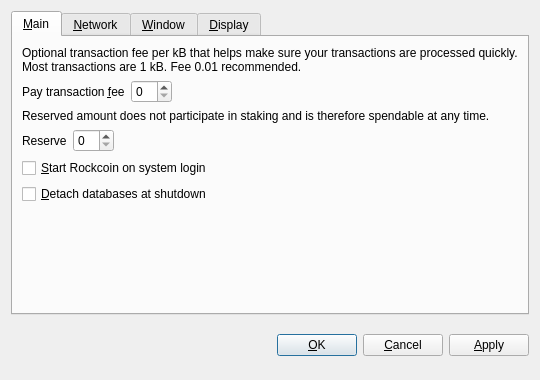
<?xml version="1.0" encoding="UTF-8"?>
<ui version="4.0">
 <class>OptionsDialog</class>
 <widget class="QDialog" name="OptionsDialog">
  <property name="geometry">
   <rect>
    <x>0</x>
    <y>0</y>
    <width>540</width>
    <height>380</height>
   </rect>
  </property>
  <property name="windowTitle">
   <string>Options</string>
  </property>
  <property name="modal">
   <bool>true</bool>
  </property>
  <layout class="QVBoxLayout" name="verticalLayout">
   <item>
    <widget class="QTabWidget" name="tabWidget">
     <property name="tabPosition">
      <enum>QTabWidget::North</enum>
     </property>
     <property name="currentIndex">
      <number>0</number>
     </property>
     <widget class="QWidget" name="tabMain">
      <attribute name="title">
       <string>&amp;Main</string>
      </attribute>
      <layout class="QVBoxLayout" name="verticalLayout_Main">
       <item>
        <widget class="QLabel" name="transactionFeeInfoLabel">
         <property name="text">
          <string>Optional transaction fee per kB that helps make sure your transactions are processed quickly. Most transactions are 1 kB. Fee 0.01 recommended.</string>
         </property>
         <property name="textFormat">
          <enum>Qt::PlainText</enum>
         </property>
         <property name="wordWrap">
          <bool>true</bool>
         </property>
        </widget>
       </item>
       <item>
        <layout class="QHBoxLayout" name="horizontalLayoutFee">
         <item>
          <widget class="QLabel" name="transactionFeeLabel">
           <property name="text">
            <string>Pay transaction &amp;fee</string>
           </property>
           <property name="textFormat">
            <enum>Qt::PlainText</enum>
           </property>
           <property name="buddy">
            <cstring>transactionFee</cstring>
           </property>
          </widget>
         </item>
         <item>
          <widget class="BitcoinAmountField" name="transactionFee"/>
         </item>
         <item>
          <spacer name="horizontalSpacerFee">
           <property name="orientation">
            <enum>Qt::Horizontal</enum>
           </property>
           <property name="sizeHint" stdset="0">
            <size>
             <width>40</width>
             <height>20</height>
            </size>
           </property>
          </spacer>
         </item>
        </layout>
       </item>
       <item>
        <widget class="QLabel" name="reserveBalanceInfoLabel">
         <property name="text">
          <string>Reserved amount does not participate in staking and is therefore spendable at any time.</string>
         </property>
         <property name="textFormat">
          <enum>Qt::PlainText</enum>
         </property>
         <property name="wordWrap">
          <bool>true</bool>
         </property>
        </widget>
       </item>
       <item>
        <layout class="QHBoxLayout" name="horizontalLayoutReserveBalance">
         <item>
          <widget class="QLabel" name="reserveBalanceLabel">
           <property name="text">
            <string>Reserve</string>
           </property>
           <property name="textFormat">
            <enum>Qt::PlainText</enum>
           </property>
           <property name="buddy">
            <cstring>reserveBalance</cstring>
           </property>
          </widget>
         </item>
         <item>
          <widget class="BitcoinAmountField" name="reserveBalance"/>
         </item>
         <item>
          <spacer name="horizontalSpacerReserveBalance">
           <property name="orientation">
            <enum>Qt::Horizontal</enum>
           </property>
           <property name="sizeHint" stdset="0">
            <size>
             <width>40</width>
             <height>20</height>
            </size>
           </property>
          </spacer>
         </item>
        </layout>
       </item>
       <item>
        <widget class="QCheckBox" name="bitcoinAtStartup">
         <property name="toolTip">
          <string>Automatically start Rockcoin after logging in to the system.</string>
         </property>
         <property name="text">
          <string>&amp;Start Rockcoin on system login</string>
         </property>
        </widget>
       </item>
       <item>
        <widget class="QCheckBox" name="detachDatabases">
         <property name="toolTip">
          <string>Detach block and address databases at shutdown. This means they can be moved to another data directory, but it slows down shutdown. The wallet is always detached.</string>
         </property>
         <property name="text">
          <string>&amp;Detach databases at shutdown</string>
         </property>
        </widget>
       </item>
       <item>
        <spacer name="verticalSpacer_Main">
         <property name="orientation">
          <enum>Qt::Vertical</enum>
         </property>
         <property name="sizeHint" stdset="0">
          <size>
           <width>20</width>
           <height>40</height>
          </size>
         </property>
        </spacer>
       </item>
      </layout>
     </widget>
     <widget class="QWidget" name="tabNetwork">
      <attribute name="title">
       <string>&amp;Network</string>
      </attribute>
      <layout class="QVBoxLayout" name="verticalLayout_Network">
       <item>
        <widget class="QCheckBox" name="mapPortUpnp">
         <property name="toolTip">
          <string>Automatically open the Rockcoin client port on the router. This only works when your router supports UPnP and it is enabled.</string>
         </property>
         <property name="text">
          <string>Map port using &amp;UPnP</string>
         </property>
        </widget>
       </item>
       <item>
        <widget class="QCheckBox" name="connectSocks">
         <property name="toolTip">
          <string>Connect to the Rockcoin network through a SOCKS proxy (e.g. when connecting through Tor).</string>
         </property>
         <property name="text">
          <string>&amp;Connect through SOCKS proxy:</string>
         </property>
        </widget>
       </item>
       <item>
        <layout class="QHBoxLayout" name="horizontalLayout_Network">
         <item>
          <widget class="QLabel" name="proxyIpLabel">
           <property name="text">
            <string>Proxy &amp;IP:</string>
           </property>
           <property name="textFormat">
            <enum>Qt::PlainText</enum>
           </property>
           <property name="buddy">
            <cstring>proxyIp</cstring>
           </property>
          </widget>
         </item>
         <item>
          <widget class="QValidatedLineEdit" name="proxyIp">
           <property name="maximumSize">
            <size>
             <width>140</width>
             <height>16777215</height>
            </size>
           </property>
           <property name="toolTip">
            <string>IP address of the proxy (e.g. 127.0.0.1)</string>
           </property>
          </widget>
         </item>
         <item>
          <widget class="QLabel" name="proxyPortLabel">
           <property name="text">
            <string>&amp;Port:</string>
           </property>
           <property name="textFormat">
            <enum>Qt::PlainText</enum>
           </property>
           <property name="buddy">
            <cstring>proxyPort</cstring>
           </property>
          </widget>
         </item>
         <item>
          <widget class="QLineEdit" name="proxyPort">
           <property name="maximumSize">
            <size>
             <width>55</width>
             <height>16777215</height>
            </size>
           </property>
           <property name="toolTip">
            <string>Port of the proxy (e.g. 9050)</string>
           </property>
          </widget>
         </item>
         <item>
          <widget class="QLabel" name="socksVersionLabel">
           <property name="text">
            <string>SOCKS &amp;Version:</string>
           </property>
           <property name="textFormat">
            <enum>Qt::PlainText</enum>
           </property>
           <property name="buddy">
            <cstring>socksVersion</cstring>
           </property>
          </widget>
         </item>
         <item>
          <widget class="QValueComboBox" name="socksVersion">
           <property name="toolTip">
            <string>SOCKS version of the proxy (e.g. 5)</string>
           </property>
          </widget>
         </item>
         <item>
          <spacer name="horizontalSpacer_Network">
           <property name="orientation">
            <enum>Qt::Horizontal</enum>
           </property>
           <property name="sizeHint" stdset="0">
            <size>
             <width>40</width>
             <height>20</height>
            </size>
           </property>
          </spacer>
         </item>
        </layout>
       </item>
       <item>
        <spacer name="verticalSpacer_Network">
         <property name="orientation">
          <enum>Qt::Vertical</enum>
         </property>
         <property name="sizeHint" stdset="0">
          <size>
           <width>20</width>
           <height>40</height>
          </size>
         </property>
        </spacer>
       </item>
      </layout>
     </widget>
     <widget class="QWidget" name="tabWindow">
      <attribute name="title">
       <string>&amp;Window</string>
      </attribute>
      <layout class="QVBoxLayout" name="verticalLayout_Window">
       <item>
        <widget class="QCheckBox" name="minimizeToTray">
         <property name="toolTip">
          <string>Show only a tray icon after minimizing the window.</string>
         </property>
         <property name="text">
          <string>&amp;Minimize to the tray instead of the taskbar</string>
         </property>
        </widget>
       </item>
       <item>
        <widget class="QCheckBox" name="minimizeOnClose">
         <property name="toolTip">
          <string>Minimize instead of exit the application when the window is closed. When this option is enabled, the application will be closed only after selecting Quit in the menu.</string>
         </property>
         <property name="text">
          <string>M&amp;inimize on close</string>
         </property>
        </widget>
       </item>
       <item>
        <spacer name="verticalSpacer_Window">
         <property name="orientation">
          <enum>Qt::Vertical</enum>
         </property>
         <property name="sizeHint" stdset="0">
          <size>
           <width>20</width>
           <height>40</height>
          </size>
         </property>
        </spacer>
       </item>
      </layout>
     </widget>
     <widget class="QWidget" name="tabDisplay">
      <attribute name="title">
       <string>&amp;Display</string>
      </attribute>
      <layout class="QVBoxLayout" name="verticalLayout_Display">
       <item>
        <layout class="QHBoxLayout" name="horizontalLayout_1_Display">
         <item>
          <widget class="QLabel" name="langLabel">
           <property name="text">
            <string>User Interface &amp;language:</string>
           </property>
           <property name="textFormat">
            <enum>Qt::PlainText</enum>
           </property>
           <property name="buddy">
            <cstring>lang</cstring>
           </property>
          </widget>
         </item>
         <item>
          <widget class="QValueComboBox" name="lang">
           <property name="toolTip">
            <string>The user interface language can be set here. This setting will take effect after restarting Rockcoin.</string>
           </property>
          </widget>
         </item>
        </layout>
       </item>
       <item>
        <layout class="QHBoxLayout" name="horizontalLayout_2_Display">
         <item>
          <widget class="QLabel" name="unitLabel">
           <property name="text">
            <string>&amp;Unit to show amounts in:</string>
           </property>
           <property name="textFormat">
            <enum>Qt::PlainText</enum>
           </property>
           <property name="buddy">
            <cstring>unit</cstring>
           </property>
          </widget>
         </item>
         <item>
          <widget class="QValueComboBox" name="unit">
           <property name="toolTip">
            <string>Choose the default subdivision unit to show in the interface and when sending coins.</string>
           </property>
          </widget>
         </item>
        </layout>
       </item>
       <item>
        <widget class="QCheckBox" name="displayAddresses">
         <property name="toolTip">
          <string>Whether to show Rockcoin addresses in the transaction list or not.</string>
         </property>
         <property name="text">
          <string>&amp;Display addresses in transaction list</string>
         </property>
        </widget>
       </item>
       <item>
        <widget class="QCheckBox" name="coinControlFeatures">
         <property name="toolTip">
          <string>Whether to show coin control features or not.</string>
         </property>
         <property name="text">
          <string>Display coin &amp;control features (experts only!)</string>
         </property>
        </widget>
       </item>
       <item>
        <spacer name="verticalSpacer_Display">
         <property name="orientation">
          <enum>Qt::Vertical</enum>
         </property>
         <property name="sizeHint" stdset="0">
          <size>
           <width>20</width>
           <height>40</height>
          </size>
         </property>
        </spacer>
       </item>
      </layout>
     </widget>
    </widget>
   </item>
   <item>
    <layout class="QHBoxLayout" name="horizontalLayout_Buttons">
     <item>
      <spacer name="horizontalSpacer_1">
       <property name="orientation">
        <enum>Qt::Horizontal</enum>
       </property>
       <property name="sizeHint" stdset="0">
        <size>
         <width>40</width>
         <height>48</height>
        </size>
       </property>
      </spacer>
     </item>
     <item>
      <widget class="QLabel" name="statusLabel">
       <property name="font">
        <font>
         <weight>75</weight>
         <bold>true</bold>
        </font>
       </property>
       <property name="text">
        <string/>
       </property>
       <property name="textFormat">
        <enum>Qt::PlainText</enum>
       </property>
       <property name="wordWrap">
        <bool>true</bool>
       </property>
      </widget>
     </item>
     <item>
      <spacer name="horizontalSpacer_2">
       <property name="orientation">
        <enum>Qt::Horizontal</enum>
       </property>
       <property name="sizeHint" stdset="0">
        <size>
         <width>40</width>
         <height>48</height>
        </size>
       </property>
      </spacer>
     </item>
     <item>
      <widget class="QPushButton" name="okButton">
       <property name="text">
        <string>&amp;OK</string>
       </property>
      </widget>
     </item>
     <item>
      <widget class="QPushButton" name="cancelButton">
       <property name="text">
        <string>&amp;Cancel</string>
       </property>
       <property name="autoDefault">
        <bool>false</bool>
       </property>
      </widget>
     </item>
     <item>
      <widget class="QPushButton" name="applyButton">
       <property name="text">
        <string>&amp;Apply</string>
       </property>
       <property name="autoDefault">
        <bool>false</bool>
       </property>
      </widget>
     </item>
    </layout>
   </item>
  </layout>
 </widget>
 <customwidgets>
  <customwidget>
   <class>BitcoinAmountField</class>
   <extends>QSpinBox</extends>
   <header>bitcoinamountfield.h</header>
  </customwidget>
  <customwidget>
   <class>QValueComboBox</class>
   <extends>QComboBox</extends>
   <header>qvaluecombobox.h</header>
  </customwidget>
  <customwidget>
   <class>QValidatedLineEdit</class>
   <extends>QLineEdit</extends>
   <header>qvalidatedlineedit.h</header>
  </customwidget>
 </customwidgets>
 <resources/>
 <connections/>
</ui>
